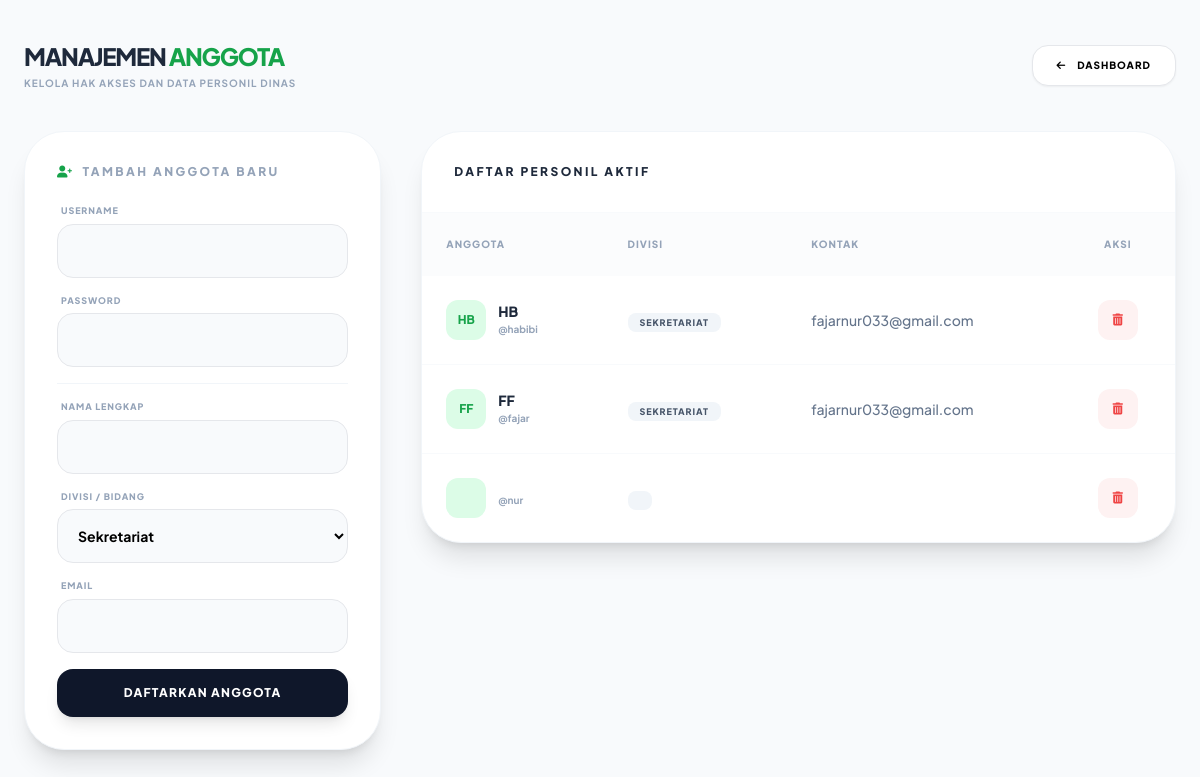
The app's page /tambah_anggota.php (signed in) with its own data.
### tables this page shows
CREATE TABLE `users` (
  `id` int(11) NOT NULL,
  `username` varchar(50) NOT NULL,
  `nama_lengkap` varchar(255) DEFAULT NULL,
  `divisi` varchar(100) DEFAULT NULL,
  `password` varchar(255) NOT NULL,
  `email` varchar(100) DEFAULT NULL,
  `role` enum('admin','member') DEFAULT 'member',
  `foto` varchar(255) DEFAULT 'default_avatar.jpg'
);

### tambah_anggota.php (the view, shortened to what this page needs)
<?php
include 'db_config.php';
?>
<!DOCTYPE html>
<html lang="id">
<head>
    <script src="https://cdn.tailwindcss.com"></script>
    <link href="https://cdnjs.cloudflare.com/ajax/libs/font-awesome/6.0.0/css/all.min.css" rel="stylesheet">
</head>
<body class="bg-[#f8fafc] min-h-screen">
    <div class="max-w-7xl mx-auto py-10 px-6">
        <div class="flex justify-between items-center mb-10">
            <div>
                <h1 class="text-2xl font-black uppercase tracking-tighter text-slate-800">Manajemen <span class="text-green-600">Anggota</span></h1>
                <p class="text-[10px] font-bold text-slate-400 uppercase tracking-widest mt-1">Kelola hak akses dan data personil dinas</p>
            </div>
            <a href="admin.php" class="bg-white border px-6 py-3 rounded-2xl text-[10px] font-black uppercase tracking-widest hover:bg-slate-50 transition shadow-sm">
                <i class="fas fa-arrow-left mr-2"></i> Dashboard
            </a>
        </div>
        <div class="grid grid-cols-1 lg:grid-cols-12 gap-10">
            <div class="lg:col-span-4">
                <div class="bg-white p-8 rounded-[2.5rem] shadow-xl border border-slate-100 sticky top-10">
                    <h2 class="text-xs font-black uppercase tracking-[0.2em] text-slate-400 mb-6 flex items-center gap-2">
                        <i class="fas fa-user-plus text-green-600"></i> Tambah Anggota Baru
                    </h2>
                    <form method="POST" class="space-y-4">
                        <div>
                            <label class="text-[9px] font-black uppercase text-slate-400 tracking-widest block mb-1.5 ml-1">Username</label>
                            <input type="text" name="username" class="w-full p-4 bg-slate-50 border rounded-2xl outline-none focus:ring-2 focus:ring-green-500 font-bold text-sm" required>
                        </div>
                        <div>
                            <label class="text-[9px] font-black uppercase text-slate-400 tracking-widest block mb-1.5 ml-1">Password</label>
                            <input type="password" name="password" class="w-full p-4 bg-slate-50 border rounded-2xl outline-none focus:ring-2 focus:ring-green-500 font-bold text-sm" required>
                        </div>
                        <hr class="border-slate-100 my-4">
                        <div>
                            <label class="text-[9px] font-black uppercase text-slate-400 tracking-widest block mb-1.5 ml-1">Nama Lengkap</label>
                            <input type="text" name="nama_lengkap" class="w-full p-4 bg-slate-50 border rounded-2xl outline-none focus:ring-2 focus:ring-green-500 font-bold text-sm" required>
                        </div>
                        <div>
                            <label class="text-[9px] font-black uppercase text-slate-400 tracking-widest block mb-1.5 ml-1">Divisi / Bidang</label>
                            <select name="divisi" class="w-full p-4 bg-slate-50 border rounded-2xl outline-none font-bold text-sm">
                                <option value="Sekretariat">Sekretariat</option>
                            </select>
                        </div>
                        <div>
                            <label class="text-[9px] font-black uppercase text-slate-400 tracking-widest block mb-1.5 ml-1">Email</label>
                            <input type="email" name="email" class="w-full p-4 bg-slate-50 border rounded-2xl outline-none font-bold text-sm" required>
                        </div>
                        <button name="tambah_anggota" class="w-full bg-slate-900 text-white py-4 rounded-2xl font-black uppercase tracking-widest text-xs shadow-lg hover:bg-green-600 transition mt-4">
                            Daftarkan Anggota
                        </button>
                    </form>
                </div>
            </div>
            <div class="lg:col-span-8">
                <div class="bg-white rounded-[2.5rem] shadow-xl border border-slate-100 overflow-hidden">
                    <div class="p-8 border-b border-slate-50">
                        <h3 class="font-black text-slate-800 text-xs uppercase tracking-[0.2em]">Daftar Personil Aktif</h3>
                    </div>
                    <div class="overflow-x-auto">
                        <table class="w-full text-left border-collapse">
                            <thead class="bg-slate-50/50">
                                <tr>
                                    <th class="p-6 text-[10px] font-black uppercase tracking-widest text-slate-400">Anggota</th>
                                    <th class="p-6 text-[10px] font-black uppercase tracking-widest text-slate-400">Divisi</th>
                                    <th class="p-6 text-[10px] font-black uppercase tracking-widest text-slate-400">Kontak</th>
                                    <th class="p-6 text-[10px] font-black uppercase tracking-widest text-slate-400 text-center">Aksi</th>
                                </tr>
                            </thead>
                            <tbody class="divide-y divide-slate-50">
                                <?php
                                $res = $conn->query("SELECT * FROM users WHERE role='member' ORDER BY id DESC");
                                while($row = $res->fetch_assoc()): ?>
                                <tr class="hover:bg-slate-50/50 transition">
                                    <td class="p-6">
                                        <div class="flex items-center gap-3">
                                            <div class="w-10 h-10 bg-green-100 text-green-600 rounded-xl flex items-center justify-center font-black text-xs">
                                                <?= strtoupper(substr($row['nama_lengkap'], 0, 2)) ?>
                                            </div>
                                            <div>
                                                <p class="font-black text-slate-800 text-sm uppercase leading-none"><?= $row['nama_lengkap'] ?></p>
                                                <p class="text-[10px] text-slate-400 mt-1 font-bold">@<?= $row['username'] ?></p>
                                            </div>
                                        </div>
                                    </td>
                                    <td class="p-6">
                                        <span class="px-3 py-1 bg-slate-100 text-slate-600 rounded-lg text-[9px] font-black uppercase tracking-widest">
                                            <?= $row['divisi'] ?>
                                        </span>
                                    </td>
                                    <td class="p-6 text-sm font-medium text-slate-500">
                                        <?= $row['email'] ?>
                                    </td>
                                    <td class="p-6 text-center">
                                        <a href="?hapus=<?= $row['id'] ?>" onclick="return confirm('Hapus anggota ini?')" class="w-10 h-10 bg-red-50 text-red-500 rounded-xl inline-flex items-center justify-center hover:bg-red-500 hover:text-white transition">
                                            <i class="fas fa-trash-alt text-xs"></i>
                                        </a>
                                    </td>
                                </tr>
                                <?php endwhile; ?>
                            </tbody>
                        </table>
                    </div>
                </div>
            </div>
        </div>
    </div>
</body>
</html>

### tambah_anggota.php (style rules this page uses)
body { font-family: 'Plus Jakarta Sans', sans-serif; }

### records on screen
users: nama_lengkap "HB", username "habibi", divisi "SEKRETARIAT", email "fajarnur033@gmail.com"
users: nama_lengkap "FF", username "fajar", divisi "SEKRETARIAT", email "fajarnur033@gmail.com"
users: username "nur"
